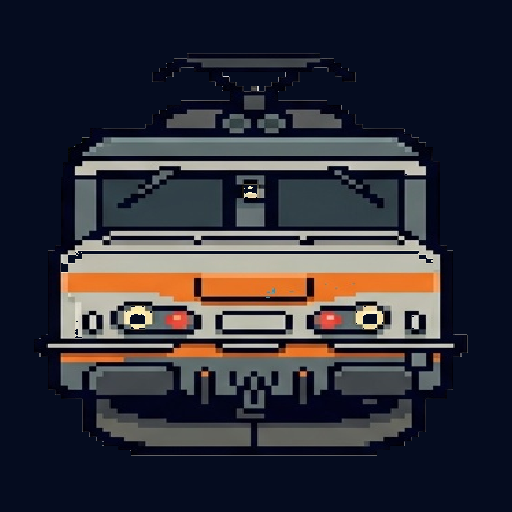
#> input picture tracker/packaging/linux-appimage/choochootracker.png, 512 x 512 px
$ python dong_sky.py ../../tracker/packaging/linux-appimage/choochootracker.png out.png out.png
#> lines starting #> are read from the running program, lines starting #| are printed output that depends on the picture
"""Bake a faint 'DONG' constellation into snes_sky.bmp (the default title sky).
Usage: python3 -I dong_sky.py <in.bmp> <out.bmp> [preview.png]"""
import sys
from PIL import Image

BG = (0, 0, 97)
DIM, MID, BRIGHT = (0, 58, 132), (0, 90, 165), (66, 156, 181)  # sampled from the sky's own stars
GLYPHS = {
    'D': ["XX.", "X.X", "X.X", "X.X", "XX."],
    'O': [".X.", "X.X", "X.X", "X.X", ".X."],
    'N': ["X..X", "XX.X", "X.XX", "X..X", "X..X"],
    'G': [".XXX", "X...", "X.XX", "X..X", ".XX."],
}
PITCH, GAP, Y0 = 3, 2, 5

def dots():
    cx = 0
    for ch in "DONG":
        rows = GLYPHS[ch]
        for r, row in enumerate(rows):
            for c, v in enumerate(row):
                if v == 'X':
                    yield (cx + c) * PITCH, Y0 + r * PITCH
        cx += len(rows[0]) + GAP

def main():
    im = Image.open(sys.argv[1]).convert('RGB')
    pts = list(dots())
    w = max(x for x, _ in pts) + 1
    # leftmost x where the whole box (+2px margin) is empty sky
    box = lambda x0: [((x0 + x) % im.width, y) for x in range(-2, w + 2)
                      for y in range(Y0 - 2, Y0 + 4 * PITCH + 3)]
    # the stretch with the fewest existing stars; blank those so DONG reads cleanly
    x0 = min(range(260, im.width - w - 2), key=lambda x: sum(im.getpixel(q) != BG for q in box(x)))
#> x0 = 260
    for q in box(x0):
        im.putpixel(q, BG)
#> this loop made 1054 passes
#> q on passes 1 to 3: (258, 3), (258, 4), (258, 5)
    for i, (x, y) in enumerate(pts):
        col = BRIGHT if i in (0, len(pts) - 1) else (MID if i % 5 == 0 else DIM)
        im.putpixel((x0 + x, y), col)
    im.save(sys.argv[2])
    print("placed at x0", x0, "width", w, "stars", len(pts))
#| placed at x0 260 width 58 stars 41
    if len(sys.argv) > 3:
        crop = im.crop((x0 - 40, 0, x0 + w + 40, 40))
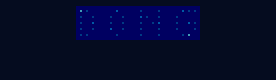
#> crop: PIL image 138x40 RGB (shown 2 times larger); mean R, G, B 4.1, 10.2, 43.9
        crop.resize((crop.width * 8, crop.height * 8), Image.NEAREST).save(sys.argv[3])

main()
